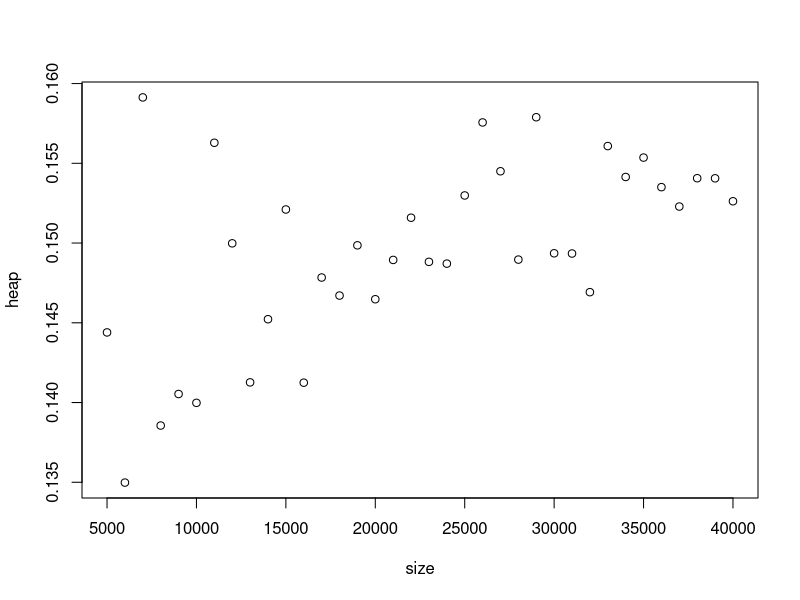
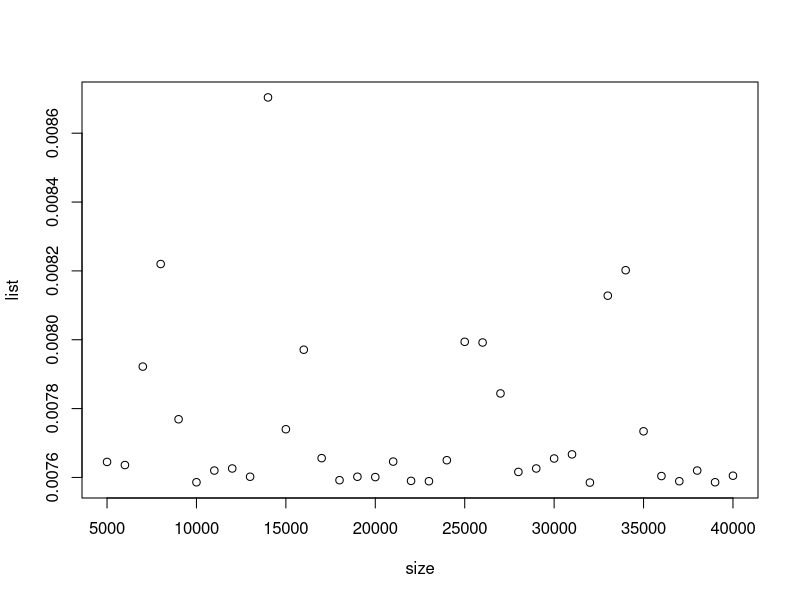
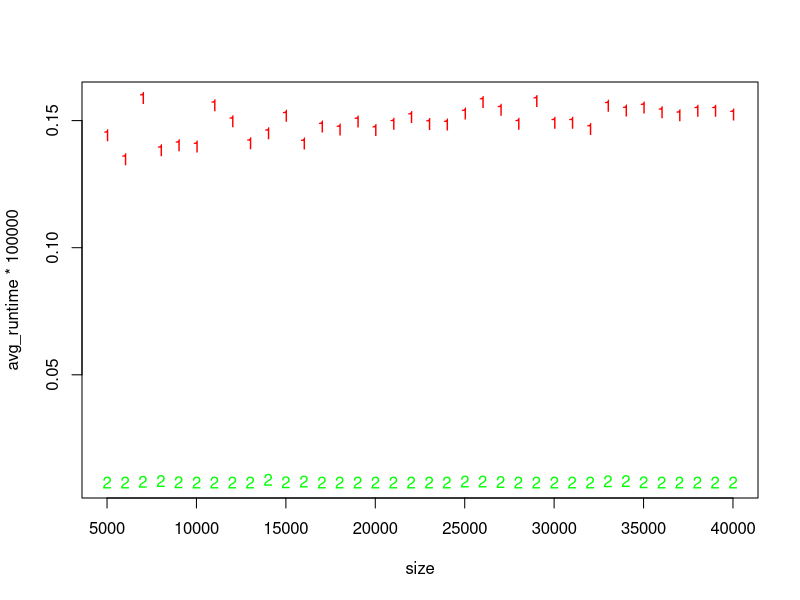
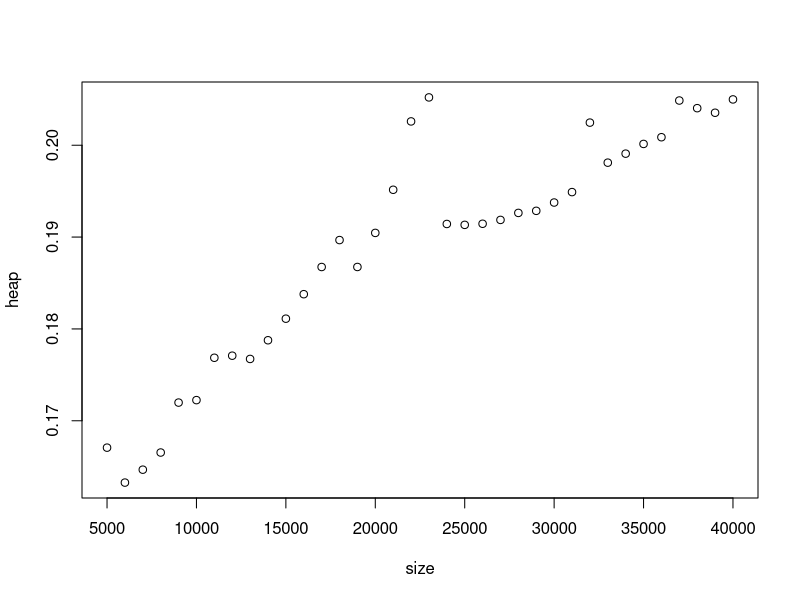
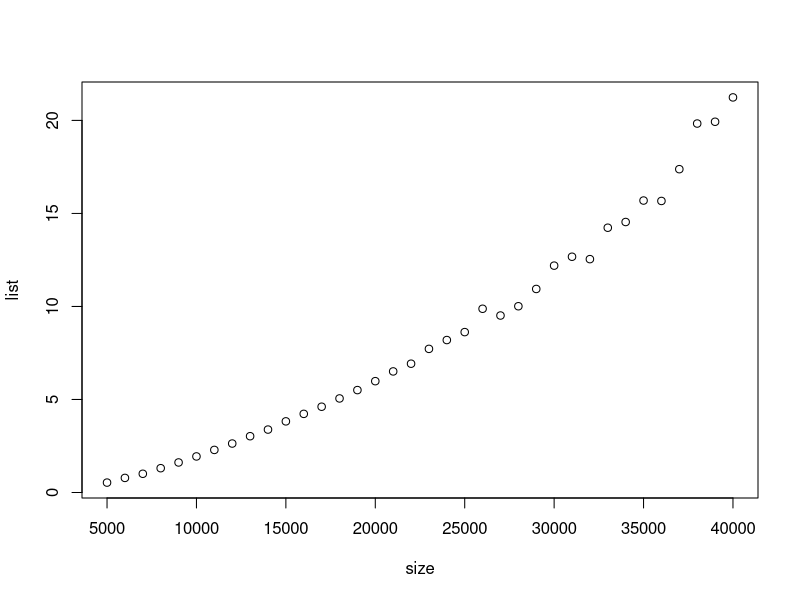
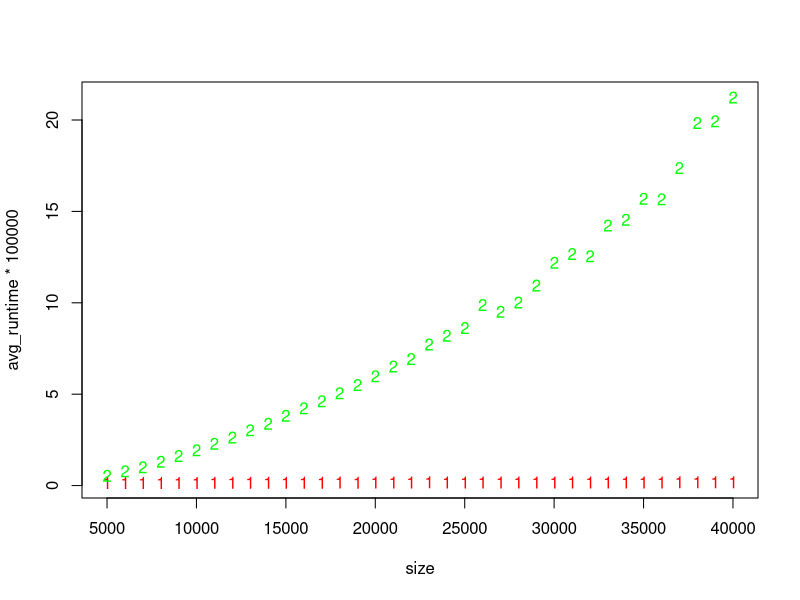

Generate these figures, in order, with R:
a = read.csv("benchmark.csv")
b = read.csv("benchmark1.csv")
plot(a[,2] ~ a[,1], ylab = "heap", xlab = "size")
plot(a[,3] ~ a[,1], ylab = "list", xlab = "size")
matplot(a[,1], cbind(a[,2], a[,3]), col = c("red", "green"), ylab = "avg_runtime * 100000", xlab = "size")
plot(b[,2] ~ b[,1], ylab = "heap", xlab = "size")
plot(b[,3] ~ b[,1], ylab = "list", xlab = "size")
matplot(b[,1], cbind(b[,2], b[,3]), col = c("red", "green"), ylab = "avg_runtime * 100000", xlab = "size")